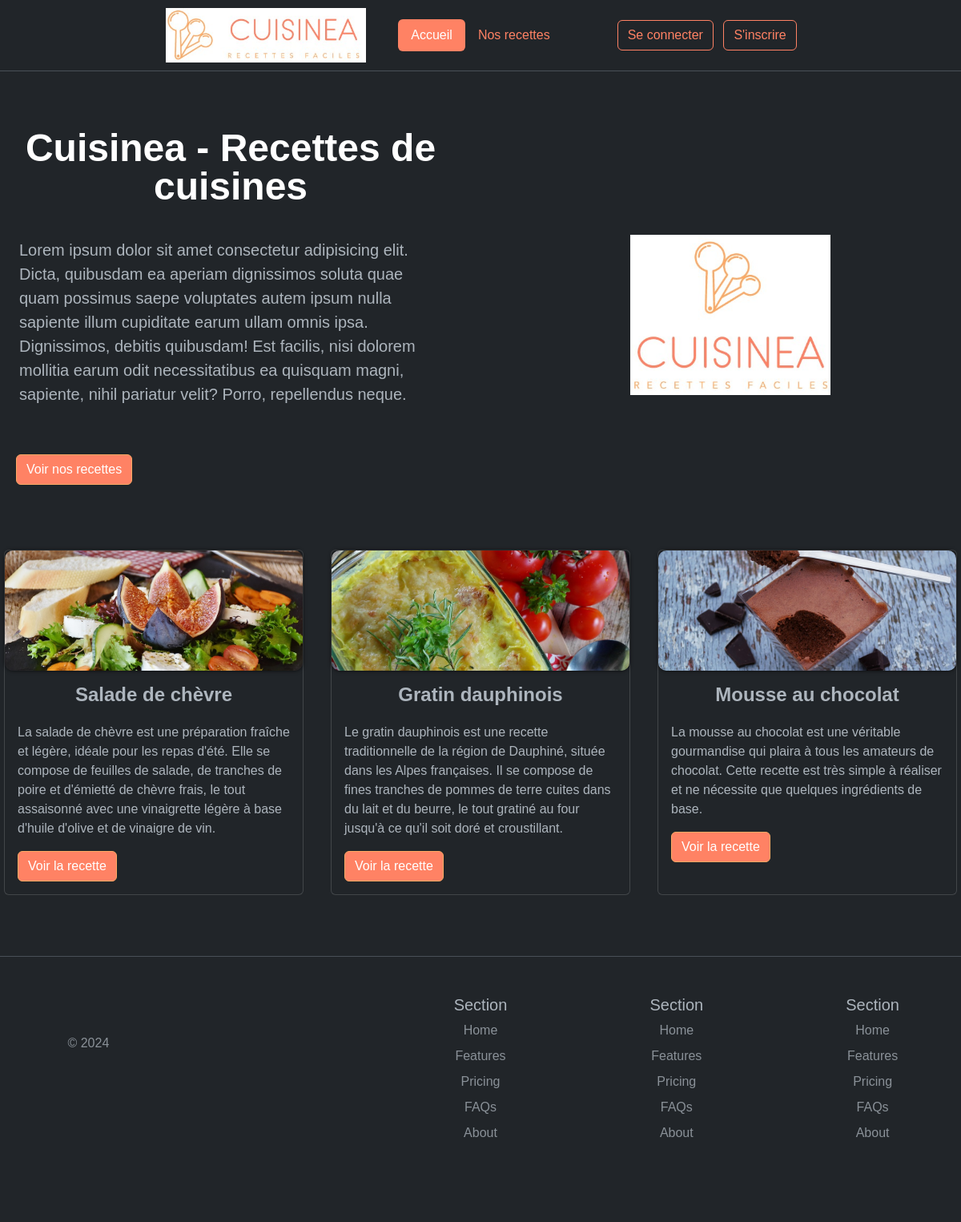
The page / on the database its author committed.
### tables this page shows
CREATE TABLE IF NOT EXISTS `recipes` (
  `id` int(11) NOT NULL AUTO_INCREMENT,
  `category_id` int(11) NOT NULL,
  `title` varchar(255) NOT NULL,
  `description` text NOT NULL,
  `ingredients` text NOT NULL,
  `instructions` text NOT NULL,
  `image` varchar(255) DEFAULT NULL,
  PRIMARY KEY (`id`),
  KEY `category_id` (`category_id`)
);

### lib/config.php (called while the page is built, shortened)
<?php
$mainMenu = [
    'index.php' => 'Accueil',
    'recettes.php' => 'Nos recettes',
    'gestion_recette.php' => 'Gestion des recettes',
    'admin.php' => 'Administration'
];

### lib/recipe.php (called while the page is built, shortened)
<?php
function getRecipeImage(string $image = null)
{
    if ($image === null) {
        return _ASSETS_IMG_PATH_ . 'recipe_default.jpg';
    } else {
        return _RECIPES_IMG_PATH_ . $image;
    }
}
function getRecipes(PDO $pdo, int $limit = null)
{
    $sql = 'SELECT * FROM recipes ORDER BY id DESC';
    if ($limit) {
        $sql .= ' LIMIT :limit';
    }
    $query = $pdo->prepare($sql);
    if ($limit) {
        $query->bindParam(':limit', $limit, PDO::PARAM_INT);
    }
    $query->execute();
    return $query->fetchAll();
}

### templates/recipe_partial.php (the view)
<div class="col-md-4 my-2 d-flex">
    <div class="card">
        <a href="recette.php?id=<?= $recipe['id']; ?>">
            <img src="<?= getRecipeImage($recipe['image']); ?>" class="card-img-top" alt="<?= $recipe['title']; ?>"></a>
        <div class="card-body">
            <h5 class="card-title"><?= $recipe['title']; ?></h5>
            <p class="card-text"><?= $recipe['description']; ?></p>
            <a href="recette.php?id=<?= $recipe['id']; ?>" class="btn btn-primary">Voir la recette</a>
        </div>
    </div>
</div>

### templates/header.php (shortened to what this page needs)
<?php
require_once('lib/config.php');
require_once('lib/pdo.php');
require_once('lib/recipe.php');
$currentPage = basename($_SERVER['SCRIPT_NAME']);
?>
<!DOCTYPE html>
<html lang="fr" data-bs-theme="dark">
<head>
    <link href="https://cdn.jsdelivr.net/npm/bootstrap@5.3.0-alpha1/dist/css/bootstrap.min.css" rel="stylesheet">
    <link rel="stylesheet" href="assets/css/override-bootstrap.css">
    <link rel="stylesheet" href="assets/css/style.css">
</head>
<body>
    <header class="d-flex flex-wrap align-items-center justify-content-center mb-4 border-bottom">
        <a href="index.php" class="d-flex align-items-center col-md-3 mb-2 mb-md-0 text-dark text-decoration-none">
            <img id="logo" src="assets/images/logo-cuisinea-horizontal.jpg" alt="Logo Cuisinea" width="250">
        </a>
        <ul class="nav col-12 col-md-auto mb-2 justify-content-center mb-md-0 nav nav-pills">
            <?php foreach ($mainMenu as $key => $value) { ?>
                <?php
                if (($key === 'gestion_recette.php' || $key === 'admin.php') && !isset($_SESSION['user'])) {
                    continue;
                }
                ?>
                <li class="nav-item"><a href="<?= $key; ?>" class="nav-link <?php if ($currentPage === $key) {
                                                                                echo 'active';
                                                                            } ?>"><?= $value; ?></a></li>
            <?php } ?>
        </ul>
        <div class="col-md-3 text-end">
            <?php if (!isset($_SESSION['user'])) { ?>
                <a href="login.php" class="btn btn-outline-primary me-2">Se connecter</a>
                <a href="inscription.php" class="btn btn-outline-primary me-2">S'inscrire</a>
            <?php } else { ?>
                <a id="logoutBtn" href="logout.php" class="btn btn-primary">Se déconnecter</a>
            <?php } ?>
        </div>
    </header>

### index.php
<?php
require_once('templates/header.php');
require_once('lib/recipe.php');
$recipes = getRecipes($pdo, _HOME_RECIPES_LIMIT_);
?>
<div class="row flex-lg-row-reverse align-items-center g-5 py-5">
    <div class="col-10 col-sm-8 col-lg-6">
        <img src="assets/images/logo-cuisinea.jpg" class="d-block mx-lg-auto img-fluid m-4" alt="Logo Cuisinea" width="250" loading="lazy">
    </div>
    <div class="col-lg-6">
        <h1 class="display-5 fw-bold text-body-emphasis lh-1 mb-3">Cuisinea - Recettes de cuisines</h1>
        <p class="lead p-4">Lorem ipsum dolor sit amet consectetur adipisicing elit. Dicta, quibusdam ea aperiam dignissimos soluta quae quam possimus saepe voluptates autem ipsum nulla sapiente illum cupiditate earum ullam omnis ipsa. Dignissimos, debitis quibusdam! Est facilis, nisi dolorem mollitia earum odit necessitatibus ea quisquam magni, sapiente, nihil pariatur velit? Porro, repellendus neque.</p>
        <div class="d-grid gap-2 d-md-flex justify-content-md-start">
            <a id="seeRecipesBtn" href="recettes.php" class="btn btn-primary">Voir nos recettes</a>
        </div>
    </div>
</div>
<div class="row">
    <?php foreach ($recipes as $key => $recipe) {
        include('templates/recipe_partial.php');
    } ?>
</div>
<?php
require_once('templates/footer.php');
?>

### templates/footer.php (shortened to what this page needs)
<footer class="row py-5 my-5 border-top text-center">
    <div class="col mb-3">
        <a href="/" class="d-flex align-items-center mb-3 link-body-emphasis text-decoration-none">
            <svg class="bi me-2" width="40" height="32">
                <use xlink:href="#bootstrap"></use>
            </svg>
        </a>
        <p class="text-body-secondary">© 2024</p>
    </div>
    <div class="col mb-3">
    </div>
    <div class="col mb-3">
        <h5>Section</h5>
        <ul class="nav flex-column">
            <li class="nav-item mb-2"><a href="#" class="nav-link p-0 text-body-secondary">Home</a></li>
            <li class="nav-item mb-2"><a href="#" class="nav-link p-0 text-body-secondary">Features</a></li>
            <li class="nav-item mb-2"><a href="#" class="nav-link p-0 text-body-secondary">Pricing</a></li>
            <li class="nav-item mb-2"><a href="#" class="nav-link p-0 text-body-secondary">FAQs</a></li>
            <li class="nav-item mb-2"><a href="#" class="nav-link p-0 text-body-secondary">About</a></li>
        </ul>
    </div>
    <div class="col mb-3">
        <h5>Section</h5>
        <ul class="nav flex-column">
            <li class="nav-item mb-2"><a href="#" class="nav-link p-0 text-body-secondary">Home</a></li>
            <li class="nav-item mb-2"><a href="#" class="nav-link p-0 text-body-secondary">Features</a></li>
            <li class="nav-item mb-2"><a href="#" class="nav-link p-0 text-body-secondary">Pricing</a></li>
            <li class="nav-item mb-2"><a href="#" class="nav-link p-0 text-body-secondary">FAQs</a></li>
            <li class="nav-item mb-2"><a href="#" class="nav-link p-0 text-body-secondary">About</a></li>
        </ul>
    </div>
    <div class="col mb-3">
        <h5>Section</h5>
        <ul class="nav flex-column">
            <li class="nav-item mb-2"><a href="#" class="nav-link p-0 text-body-secondary">Home</a></li>
            <li class="nav-item mb-2"><a href="#" class="nav-link p-0 text-body-secondary">Features</a></li>
            <li class="nav-item mb-2"><a href="#" class="nav-link p-0 text-body-secondary">Pricing</a></li>
            <li class="nav-item mb-2"><a href="#" class="nav-link p-0 text-body-secondary">FAQs</a></li>
            <li class="nav-item mb-2"><a href="#" class="nav-link p-0 text-body-secondary">About</a></li>
        </ul>
    </div>
</footer>
</body>
</html>

### assets/css/style.css (style rules this page uses)
* { margin: 0; padding: 0; box-sizing: border-box; scroll-padding-top: 2rem; scroll-behavior: smooth; }
body { font-family: Arial, sans-serif; margin: 0; padding: 0; overflow-x: hidden; }
h1 { text-align: center; }
header { display: flex; justify-content: space-between; align-items: center; }
#logo { margin: 10px; }
.card { margin: 5px; margin-bottom: 20px; }
.card img { width: 100%; height: 150px; object-fit: cover; border-radius: 10px; box-shadow: 0 0 5px rgba(0, 0, 0, 0.75); }
.card-title { text-align: center; font-size: 1.5rem; font-weight: bold; margin-bottom: 20px; }
.card-text { justify-content: center; align-items: center; }
#seeRecipesBtn { margin : 20px; }

### rows shown on the page
recipes: image (picture), title "Salade de chèvre", description "La salade de chèvre est une préparation fraîche et légère, idéale pour les repas d'été. Elle se compose de feuilles de salade, de tranches de poire et d'émietté de chèvre frais, le tout assaisonné avec une vinaigrette légère à base d'huile d'olive et de vinaigre de vin."
recipes: image (picture), title "Gratin dauphinois", description "Le gratin dauphinois est une recette traditionnelle de la région de Dauphiné, située dans les Alpes françaises. Il se compose de fines tranches de pommes de terre cuites dans du lait et du beurre, le tout gratiné au four jusqu'à ce qu'il soit doré et croustillant."
recipes: image (picture), title "Mousse au chocolat", description "La mousse au chocolat est une véritable gourmandise qui plaira à tous les amateurs de chocolat. Cette recette est très simple à réaliser et ne nécessite que quelques ingrédients de base."

### other values the page prints
$value "Accueil"
$value "Nos recettes"
